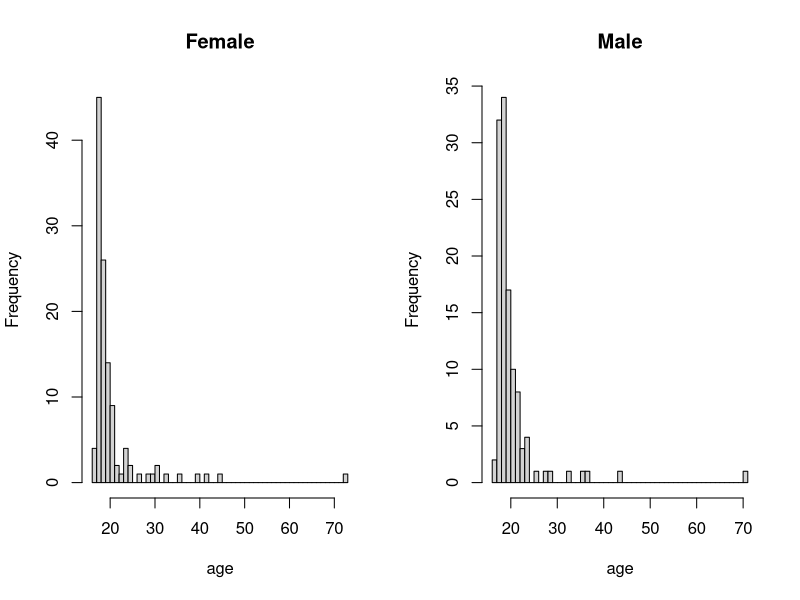
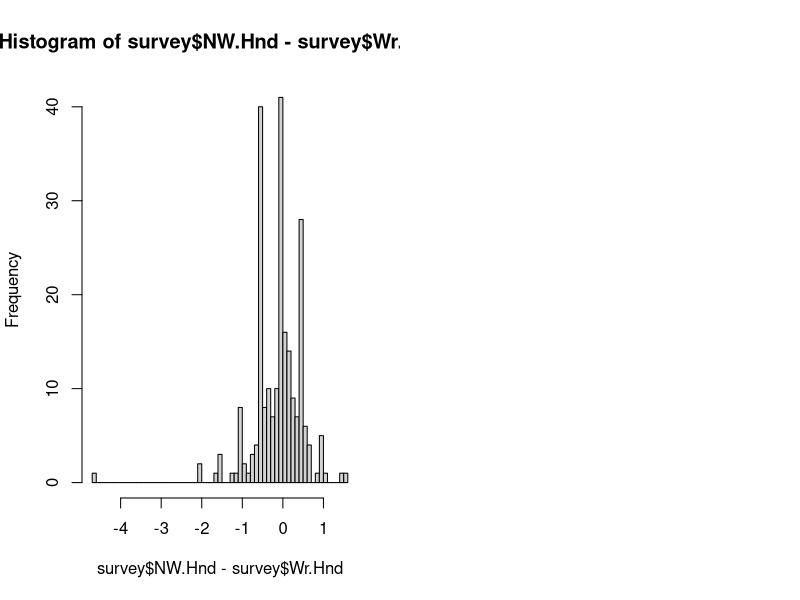

Here is the R script that generated these plots, in order:
## ---- chunk 1
library(knitr)
options(width = 100)

hint <- function(text) {
  id <- paste0('hint_', sample.int(1e10, size = 1))
    cat(
    paste0('\n',
      '<button type="button" class="btn btn-info btn-sm" data-toggle="collapse" ',
      'data-target="#', id, '">Hint</button>',
      '<div id = "', id, '" class="collapse" style="border:1px; ',
      'border-style:solid; padding: 1em; border-color:#1F78B4">',
      text, '</div>')
  )
}
## ---- chunk 2
library(MASS)
## ---- chunk 3
survey <- MASS::survey
## ---- chunk 4
str(survey)
## ---- chunk 5
hint('To decide, it is useful to get an impression of the distribution of the data,
     for example using a histogram.')
hint('The function `hist()` creates a histogram.')
hint('You need to check the distribution for each of the two groups separately.')
## ---- chunk 6
par(mfrow = c(1, 2)) # arrange plots in a grid with one row and two columns
hist(survey$Age[which(survey$Sex == 'Female')], nclass = 50, main = 'Female', xlab = 'age')
hist(survey$Age[which(survey$Sex == 'Male')], nclass = 50, main = 'Male', xlab = 'age')
## ---- chunk 7
x <- c("A", "A", "B", NA, "A", "B")
y <- c("a", "a", "b", "na_value", "a", "b")

y[x == "A"]
y[which(x == "A")]
## ---- chunk 8
hint("You may use the `wilcox.test()` function.")
hint("To test if males are older, you need a one-sided test.")
## ---- chunk 9
wtest <- wilcox.test(Age ~ Sex, data = survey, alternative = 'less', exact = TRUE)
wtest
## ---- chunk 10
hist(survey$NW.Hnd - survey$Wr.Hnd, nclass = 50)
## ---- chunk 11
# one-sample t-test:
ttest1 <- t.test(survey$Wr.Hnd - survey$NW.Hnd)

# paired t-test:
ttest2 <- t.test(survey$Wr.Hnd, survey$NW.Hnd, paired = TRUE)

ttest1
ttest2
## ---- chunk 12
hint("To see the default options of a function, check the help file (`?t.test`).")
## ---- chunk 13
chisq.test(table(survey$W.Hnd, survey$Clap))
## ---- chunk 14
hint("Consider `Sex` as stratifying variable.")
## ---- chunk 15
MHtest <- mantelhaen.test(table(survey$W.Hnd, survey$Clap, survey$Sex))
## ---- chunk 16
hint("Adjusted p-values can be obtained using the function `p.adjust()`.")
## ---- chunk 17
pvals <- c(wtest = wtest$p.value,
           ttest = ttest1$p.value,
           MHtest = MHtest$p.value)

padj <- p.adjust(pvals, method = "BH")
padj
## ---- chunk 18
out <- capture.output(data.frame('p-value' = format.pval(pvals, eps = 0.001, digits = 2),
                                 'adj.p-value' = format.pval(padj, eps = 0.001, digits = 2),
                                 row.names = names(pvals), check.names = FALSE
))
cat(paste0(out, collapse = "\n"))
